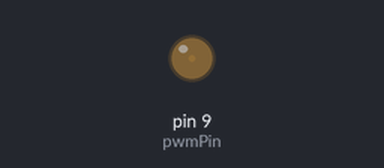
This sketch was run on a simulated Arduino Uno, built with avr-gcc and run on an emulated ATmega328P. Shown: output pins drawn as LEDs (lit = HIGH).

Above: at 0.05 s.
At 2.3 s:
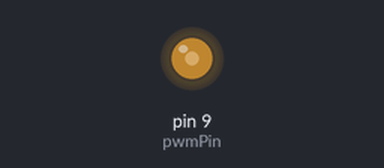
At 4.6 s:
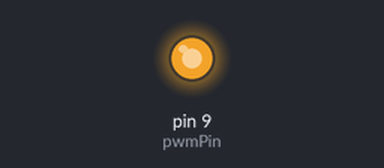
At 9.2 s:
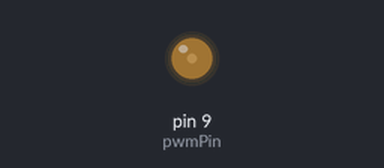
Timing chart, 0 to 13.3 s (numbered marks = the images above):
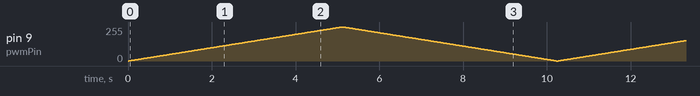

The sketch:

arduino_pwm_filter.ino
```cpp
const uint8_t pwmPin = 9;

void setup() {
  pinMode(pwmPin, OUTPUT);
}

void loop() {
  for (int i = 0; i <= 255; i++) {
    analogWrite(pwmPin, i);
    delay(20);
  }
  for (int i = 255; i >= 0; i--) {
    analogWrite(pwmPin, i);
    delay(20);
  }
}
```
